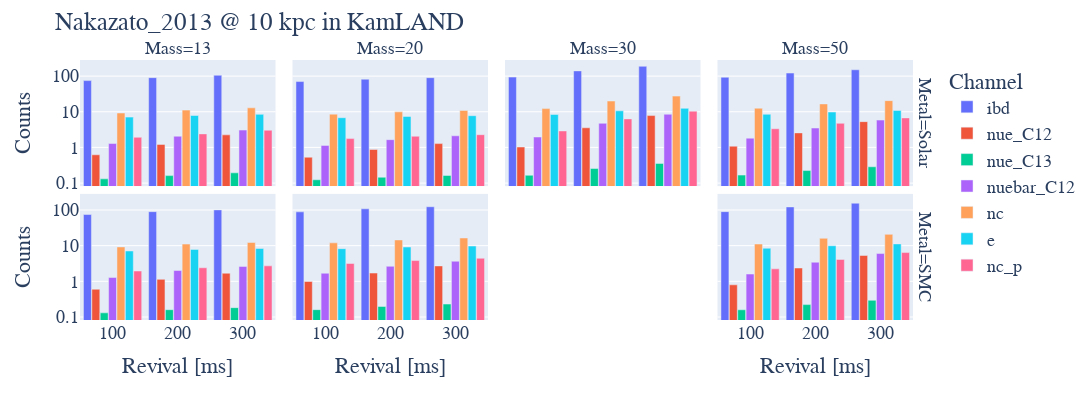

Notebook cell for this chart:
### Code cell
bars = px.bar(df, x='Revival [ms]', y='Counts', 
              color='Channel', barmode='group',
              facet_row='Metal', facet_col='Mass',
              category_orders={"Mass": ["13", "20", "30", "50"],
                               "Metal": ["Solar", "SMC"]},
              log_y=True)
bars.layout.bargroupgap = 0.2
bars.layout.font = dict(size=18, family="Times New Roman")
bars.layout.bargap = 0.1
bars.layout.bargroupgap = 0.05
bars.layout.width = 1100
bars.layout.height = 400
bars.layout.title = f'Nakazato_2013 @ 10 kpc in KamLAND'
bars

### Figure 1 — Plotly figure (JSON) as saved in the notebook; plotly's stock layout.template omitted (floating-point values rounded to 4 significant figures)
{"data": [{"alignmentgroup": "True", "hovertemplate": "Channel=ibd<br>Metal=Solar<br>Mass=13<br>Revival [ms]=%{x}<br>Counts=%{y}<extra></extra>", "legendgroup": "ibd", "marker": {"color": "#636efa", "pattern": {"shape": ""}}, "name": "ibd", "offsetgroup": "ibd", "orientation": "v", "showlegend": true, "textposition": "auto", "type": "bar", "x": ["100", "200", "300"], "xaxis": "x5", "y": [74.87, 90.62, 105.6], "yaxis": "y5"}, {"alignmentgroup": "True", "hovertemplate": "Channel=ibd<br>Metal=Solar<br>Mass=20<br>Revival [ms]=%{x}<br>Counts=%{y}<extra></extra>", "legendgroup": "ibd", "marker": {"color": "#636efa", "pattern": {"shape": ""}}, "name": "ibd", "offsetgroup": "ibd", "orientation": "v", "showlegend": false, "textposition": "auto", "type": "bar", "x": ["100", "200", "300"], "xaxis": "x6", "y": [70.37, 81.93, 90.4], "yaxis": "y6"}, {"alignmentgroup": "True", "hovertemplate": "Channel=ibd<br>Metal=Solar<br>Mass=30<br>Revival [ms]=%{x}<br>Counts=%{y}<extra></extra>", "legendgroup": "ibd", "marker": {"color": "#636efa", "pattern": {"shape": ""}}, "name": "ibd", "offsetgroup": "ibd", "orientation": "v", "showlegend": false, "textposition": "auto", "type": "bar", "x": ["100", "200", "300"], "xaxis": "x7", "y": [93.94, 140.2, 188.5], "yaxis": "y7"}, {"alignmentgroup": "True", "hovertemplate": "Channel=ibd<br>Metal=Solar<br>Mass=50<br>Revival [ms]=%{x}<br>Counts=%{y}<extra></extra>", "legendgroup": "ibd", "marker": {"color": "#636efa", "pattern": {"shape": ""}}, "name": "ibd", "offsetgroup": "ibd", "orientation": "v", "showlegend": false, "textposition": "auto", "type": "bar", "x": ["100", "200", "300"], "xaxis": "x8", "y": [93.0, 121.8, 150.7], "yaxis": "y8"}, {"alignmentgroup": "True", "hovertemplate": "Channel=ibd<br>Metal=SMC<br>Mass=13<br>Revival [ms]=%{x}<br>Counts=%{y}<extra></extra>", "legendgroup": "ibd", "marker": {"color": "#636efa", "pattern": {"shape": ""}}, "name": "ibd", "offsetgroup": "ibd", "orientation": "v", "showlegend": false, "textposition": "auto", "type": "bar", "x": ["100", "200", "300"], "xaxis": "x", "y": [74.73, 89.99, 100.8], "yaxis": "y"}, {"alignmentgroup": "True", "hovertemplate": "Channel=ibd<br>Metal=SMC<br>Mass=20<br>Revival [ms]=%{x}<br>Counts=%{y}<extra></extra>", "legendgroup": "ibd", "marker": {"color": "#636efa", "pattern": {"shape": ""}}, "name": "ibd", "offsetgroup": "ibd", "orientation": "v", "showlegend": false, "textposition": "auto", "type": "bar", "x": ["100", "200", "300"], "xaxis": "x2", "y": [88.85, 108.1, 123.6], "yaxis": "y2"}, {"alignmentgroup": "True", "hovertemplate": "Channel=ibd<br>Metal=SMC<br>Mass=50<br>Revival [ms]=%{x}<br>Counts=%{y}<extra></extra>", "legendgroup": "ibd", "marker": {"color": "#636efa", "pattern": {"shape": ""}}, "name": "ibd", "offsetgroup": "ibd", "orientation": "v", "showlegend": false, "textposition": "auto", "type": "bar", "x": ["100", "200", "300"], "xaxis": "x4", "y": [90.12, 122.2, 155.4], "yaxis": "y4"}, {"alignmentgroup": "True", "hovertemplate": "Channel=nue_C12<br>Metal=Solar<br>Mass=13<br>Revival [ms]=%{x}<br>Counts=%{y}<extra></extra>", "legendgroup": "nue_C12", "marker": {"color": "#EF553B", "pattern": {"shape": ""}}, "name": "nue_C12", "offsetgroup": "nue_C12", "orientation": "v", "showlegend": true, "textposition": "auto", "type": "bar", "x": ["100", "200", "300"], "xaxis": "x5", "y": [0.6215, 1.214, 2.251], "yaxis": "y5"}, {"alignmentgroup": "True", "hovertemplate": "Channel=nue_C12<br>Metal=Solar<br>Mass=20<br>Revival [ms]=%{x}<br>Counts=%{y}<extra></extra>", "legendgroup": "nue_C12", "marker": {"color": "#EF553B", "pattern": {"shape": ""}}, "name": "nue_C12", "offsetgroup": "nue_C12", "orientation": "v", "showlegend": false, "textposition": "auto", "type": "bar", "x": ["100", "200", "300"], "xaxis": "x6", "y": [0.5311, 0.8771, 1.28], "yaxis": "y6"}, {"alignmentgroup": "True", "hovertemplate": "Channel=nue_C12<br>Metal=Solar<br>Mass=30<br>Revival [ms]=%{x}<br>Counts=%{y}<extra></extra>", "legendgroup": "nue_C12", "marker": {"color": "#EF553B", "pattern": {"shape": ""}}, "name": "nue_C12", "offsetgroup": "nue_C12", "orientation": "v", "showlegend": false, "textposition": "auto", "type": "bar", "x": ["100", "200", "300"], "xaxis": "x7", "y": [1.027, 3.553, 7.827], "yaxis": "y7"}, {"alignmentgroup": "True", "hovertemplate": "Channel=nue_C12<br>Metal=Solar<br>Mass=50<br>Revival [ms]=%{x}<br>Counts=%{y}<extra></extra>", "legendgroup": "nue_C12", "marker": {"color": "#EF553B", "pattern": {"shape": ""}}, "name": "nue_C12", "offsetgroup": "nue_C12", "orientation": "v", "showlegend": false, "textposition": "auto", "type": "bar", "x": ["100", "200", "300"], "xaxis": "x8", "y": [1.084, 2.555, 5.29], "yaxis": "y8"}, {"alignmentgroup": "True", "hovertemplate": "Channel=nue_C12<br>Metal=SMC<br>Mass=13<br>Revival [ms]=%{x}<br>Counts=%{y}<extra></extra>", "legendgroup": "nue_C12", "marker": {"color": "#EF553B", "pattern": {"shape": ""}}, "name": "nue_C12", "offsetgroup": "nue_C12", "orientation": "v", "showlegend": false, "textposition": "auto", "type": "bar", "x": ["100", "200", "300"], "xaxis": "x", "y": [0.5998, 1.134, 1.688], "yaxis": "y"}, {"alignmentgroup": "True", "hovertemplate": "Channel=nue_C12<br>Metal=SMC<br>Mass=20<br>Revival [ms]=%{x}<br>Counts=%{y}<extra></extra>", "legendgroup": "nue_C12", "marker": {"color": "#EF553B", "pattern": {"shape": ""}}, "name": "nue_C12", "offsetgroup": "nue_C12", "orientation": "v", "showlegend": false, "textposition": "auto", "type": "bar", "x": ["100", "200", "300"], "xaxis": "x2", "y": [0.9899, 1.705, 2.704], "yaxis": "y2"}, {"alignmentgroup": "True", "hovertemplate": "Channel=nue_C12<br>Metal=SMC<br>Mass=50<br>Revival [ms]=%{x}<br>Counts=%{y}<extra></extra>", "legendgroup": "nue_C12", "marker": {"color": "#EF553B", "pattern": {"shape": ""}}, "name": "nue_C12", "offsetgroup": "nue_C12", "orientation": "v", "showlegend": false, "textposition": "auto", "type": "bar", "x": ["100", "200", "300"], "xaxis": "x4", "y": [0.7981, 2.362, 5.311], "yaxis": "y4"}, {"alignmentgroup": "True", "hovertemplate": "Channel=nue_C13<br>Metal=Solar<br>Mass=13<br>Revival [ms]=%{x}<br>Counts=%{y}<extra></extra>", "legendgroup": "nue_C13", "marker": {"color": "#00cc96", "pattern": {"shape": ""}}, "name": "nue_C13", "offsetgroup": "nue_C13", "orientation": "v", "showlegend": true, "textposition": "auto", "type": "bar", "x": ["100", "200", "300"], "xaxis": "x5", "y": [0.1312, 0.162, 0.1939], "yaxis": "y5"}, {"alignmentgroup": "True", "hovertemplate": "Channel=nue_C13<br>Metal=Solar<br>Mass=20<br>Revival [ms]=%{x}<br>Counts=%{y}<extra></extra>", "legendgroup": "nue_C13", "marker": {"color": "#00cc96", "pattern": {"shape": ""}}, "name": "nue_C13", "offsetgroup": "nue_C13", "orientation": "v", "showlegend": false, "textposition": "auto", "type": "bar", "x": ["100", "200", "300"], "xaxis": "x6", "y": [0.1236, 0.1458, 0.1635], "yaxis": "y6"}, {"alignmentgroup": "True", "hovertemplate": "Channel=nue_C13<br>Metal=Solar<br>Mass=30<br>Revival [ms]=%{x}<br>Counts=%{y}<extra></extra>", "legendgroup": "nue_C13", "marker": {"color": "#00cc96", "pattern": {"shape": ""}}, "name": "nue_C13", "offsetgroup": "nue_C13", "orientation": "v", "showlegend": false, "textposition": "auto", "type": "bar", "x": ["100", "200", "300"], "xaxis": "x7", "y": [0.1654, 0.2556, 0.3567], "yaxis": "y7"}, {"alignmentgroup": "True", "hovertemplate": "Channel=nue_C13<br>Metal=Solar<br>Mass=50<br>Revival [ms]=%{x}<br>Counts=%{y}<extra></extra>", "legendgroup": "nue_C13", "marker": {"color": "#00cc96", "pattern": {"shape": ""}}, "name": "nue_C13", "offsetgroup": "nue_C13", "orientation": "v", "showlegend": false, "textposition": "auto", "type": "bar", "x": ["100", "200", "300"], "xaxis": "x8", "y": [0.1674, 0.2244, 0.2865], "yaxis": "y8"}, {"alignmentgroup": "True", "hovertemplate": "Channel=nue_C13<br>Metal=SMC<br>Mass=13<br>Revival [ms]=%{x}<br>Counts=%{y}<extra></extra>", "legendgroup": "nue_C13", "marker": {"color": "#00cc96", "pattern": {"shape": ""}}, "name": "nue_C13", "offsetgroup": "nue_C13", "orientation": "v", "showlegend": false, "textposition": "auto", "type": "bar", "x": ["100", "200", "300"], "xaxis": "x", "y": [0.1306, 0.1601, 0.1826], "yaxis": "y"}, {"alignmentgroup": "True", "hovertemplate": "Channel=nue_C13<br>Metal=SMC<br>Mass=20<br>Revival [ms]=%{x}<br>Counts=%{y}<extra></extra>", "legendgroup": "nue_C13", "marker": {"color": "#00cc96", "pattern": {"shape": ""}}, "name": "nue_C13", "offsetgroup": "nue_C13", "orientation": "v", "showlegend": false, "textposition": "auto", "type": "bar", "x": ["100", "200", "300"], "xaxis": "x2", "y": [0.1604, 0.1974, 0.2303], "yaxis": "y2"}, {"alignmentgroup": "True", "hovertemplate": "Channel=nue_C13<br>Metal=SMC<br>Mass=50<br>Revival [ms]=%{x}<br>Counts=%{y}<extra></extra>", "legendgroup": "nue_C13", "marker": {"color": "#00cc96", "pattern": {"shape": ""}}, "name": "nue_C13", "offsetgroup": "nue_C13", "orientation": "v", "showlegend": false, "textposition": "auto", "type": "bar", "x": ["100", "200", "300"], "xaxis": "x4", "y": [0.1591, 0.2222, 0.2934], "yaxis": "y4"}, {"alignmentgroup": "True", "hovertemplate": "Channel=nuebar_C12<br>Metal=Solar<br>Mass=13<br>Revival [ms]=%{x}<br>Counts=%{y}<extra></extra>", "legendgroup": "nuebar_C12", "marker": {"color": "#ab63fa", "pattern": {"shape": ""}}, "name": "nuebar_C12", "offsetgroup": "nuebar_C12", "orientation": "v", "showlegend": true, "textposition": "auto", "type": "bar", "x": ["100", "200", "300"], "xaxis": "x5", "y": [1.286, 2.062, 3.064], "yaxis": "y5"}, {"alignmentgroup": "True", "hovertemplate": "Channel=nuebar_C12<br>Metal=Solar<br>Mass=20<br>Revival [ms]=%{x}<br>Counts=%{y}<extra></extra>", "legendgroup": "nuebar_C12", "marker": {"color": "#ab63fa", "pattern": {"shape": ""}}, "name": "nuebar_C12", "offsetgroup": "nuebar_C12", "orientation": "v", "showlegend": false, "textposition": "auto", "type": "bar", "x": ["100", "200", "300"], "xaxis": "x6", "y": [1.139, 1.653, 2.119], "yaxis": "y6"}, {"alignmentgroup": "True", "hovertemplate": "Channel=nuebar_C12<br>Metal=Solar<br>Mass=30<br>Revival [ms]=%{x}<br>Counts=%{y}<extra></extra>", "legendgroup": "nuebar_C12", "marker": {"color": "#ab63fa", "pattern": {"shape": ""}}, "name": "nuebar_C12", "offsetgroup": "nuebar_C12", "orientation": "v", "showlegend": false, "textposition": "auto", "type": "bar", "x": ["100", "200", "300"], "xaxis": "x7", "y": [1.959, 4.739, 8.514], "yaxis": "y7"}, {"alignmentgroup": "True", "hovertemplate": "Channel=nuebar_C12<br>Metal=Solar<br>Mass=50<br>Revival [ms]=%{x}<br>Counts=%{y}<extra></extra>", "legendgroup": "nuebar_C12", "marker": {"color": "#ab63fa", "pattern": {"shape": ""}}, "name": "nuebar_C12", "offsetgroup": "nuebar_C12", "orientation": "v", "showlegend": false, "textposition": "auto", "type": "bar", "x": ["100", "200", "300"], "xaxis": "x8", "y": [1.817, 3.494, 5.846], "yaxis": "y8"}, {"alignmentgroup": "True", "hovertemplate": "Channel=nuebar_C12<br>Metal=SMC<br>Mass=13<br>Revival [ms]=%{x}<br>Counts=%{y}<extra></extra>", "legendgroup": "nuebar_C12", "marker": {"color": "#ab63fa", "pattern": {"shape": ""}}, "name": "nuebar_C12", "offsetgroup": "nuebar_C12", "orientation": "v", "showlegend": false, "textposition": "auto", "type": "bar", "x": ["100", "200", "300"], "xaxis": "x", "y": [1.278, 2.008, 2.625], "yaxis": "y"}, {"alignmentgroup": "True", "hovertemplate": "Channel=nuebar_C12<br>Metal=SMC<br>Mass=20<br>Revival [ms]=%{x}<br>Counts=%{y}<extra></extra>", "legendgroup": "nuebar_C12", "marker": {"color": "#ab63fa", "pattern": {"shape": ""}}, "name": "nuebar_C12", "offsetgroup": "nuebar_C12", "orientation": "v", "showlegend": false, "textposition": "auto", "type": "bar", "x": ["100", "200", "300"], "xaxis": "x2", "y": [1.684, 2.641, 3.662], "yaxis": "y2"}, {"alignmentgroup": "True", "hovertemplate": "Channel=nuebar_C12<br>Metal=SMC<br>Mass=50<br>Revival [ms]=%{x}<br>Counts=%{y}<extra></extra>", "legendgroup": "nuebar_C12", "marker": {"color": "#ab63fa", "pattern": {"shape": ""}}, "name": "nuebar_C12", "offsetgroup": "nuebar_C12", "orientation": "v", "showlegend": false, "textposition": "auto", "type": "bar", "x": ["100", "200", "300"], "xaxis": "x4", "y": [1.601, 3.435, 6.007], "yaxis": "y4"}, {"alignmentgroup": "True", "hovertemplate": "Channel=nc<br>Metal=Solar<br>Mass=13<br>Revival [ms]=%{x}<br>Counts=%{y}<extra></extra>", "legendgroup": "nc", "marker": {"color": "#FFA15A", "pattern": {"shape": ""}}, "name": "nc", "offsetgroup": "nc", "orientation": "v", "showlegend": true, "textposition": "auto", "type": "bar", "x": ["100", "200", "300"], "xaxis": "x5", "y": [9.213, 11.13, 12.9], "yaxis": "y5"}, {"alignmentgroup": "True", "hovertemplate": "Channel=nc<br>Metal=Solar<br>Mass=20<br>Revival [ms]=%{x}<br>Counts=%{y}<extra></extra>", "legendgroup": "nc", "marker": {"color": "#FFA15A", "pattern": {"shape": ""}}, "name": "nc", "offsetgroup": "nc", "orientation": "v", "showlegend": false, "textposition": "auto", "type": "bar", "x": ["100", "200", "300"], "xaxis": "x6", "y": [8.577, 9.943, 10.87], "yaxis": "y6"}, {"alignmentgroup": "True", "hovertemplate": "Channel=nc<br>Metal=Solar<br>Mass=30<br>Revival [ms]=%{x}<br>Counts=%{y}<extra></extra>", "legendgroup": "nc", "marker": {"color": "#FFA15A", "pattern": {"shape": ""}}, "name": "nc", "offsetgroup": "nc", "orientation": "v", "showlegend": false, "textposition": "auto", "type": "bar", "x": ["100", "200", "300"], "xaxis": "x7", "y": [12.25, 20.01, 27.52], "yaxis": "y7"}, {"alignmentgroup": "True", "hovertemplate": "Channel=nc<br>Metal=Solar<br>Mass=50<br>Revival [ms]=%{x}<br>Counts=%{y}<extra></extra>", "legendgroup": "nc", "marker": {"color": "#FFA15A", "pattern": {"shape": ""}}, "name": "nc", "offsetgroup": "nc", "orientation": "v", "showlegend": false, "textposition": "auto", "type": "bar", "x": ["100", "200", "300"], "xaxis": "x8", "y": [12.57, 16.6, 20.54], "yaxis": "y8"}, {"alignmentgroup": "True", "hovertemplate": "Channel=nc<br>Metal=SMC<br>Mass=13<br>Revival [ms]=%{x}<br>Counts=%{y}<extra></extra>", "legendgroup": "nc", "marker": {"color": "#FFA15A", "pattern": {"shape": ""}}, "name": "nc", "offsetgroup": "nc", "orientation": "v", "showlegend": false, "textposition": "auto", "type": "bar", "x": ["100", "200", "300"], "xaxis": "x", "y": [9.212, 11.08, 12.3], "yaxis": "y"}, {"alignmentgroup": "True", "hovertemplate": "Channel=nc<br>Metal=SMC<br>Mass=20<br>Revival [ms]=%{x}<br>Counts=%{y}<extra></extra>", "legendgroup": "nc", "marker": {"color": "#FFA15A", "pattern": {"shape": ""}}, "name": "nc", "offsetgroup": "nc", "orientation": "v", "showlegend": false, "textposition": "auto", "type": "bar", "x": ["100", "200", "300"], "xaxis": "x2", "y": [11.98, 14.48, 16.43], "yaxis": "y2"}, {"alignmentgroup": "True", "hovertemplate": "Channel=nc<br>Metal=SMC<br>Mass=50<br>Revival [ms]=%{x}<br>Counts=%{y}<extra></extra>", "legendgroup": "nc", "marker": {"color": "#FFA15A", "pattern": {"shape": ""}}, "name": "nc", "offsetgroup": "nc", "orientation": "v", "showlegend": false, "textposition": "auto", "type": "bar", "x": ["100", "200", "300"], "xaxis": "x4", "y": [11.12, 16.09, 20.76], "yaxis": "y4"}, {"alignmentgroup": "True", "hovertemplate": "Channel=e<br>Metal=Solar<br>Mass=13<br>Revival [ms]=%{x}<br>Counts=%{y}<extra></extra>", "legendgroup": "e", "marker": {"color": "#19d3f3", "pattern": {"shape": ""}}, "name": "e", "offsetgroup": "e", "orientation": "v", "showlegend": true, "textposition": "auto", "type": "bar", "x": ["100", "200", "300"], "xaxis": "x5", "y": [7.086, 7.858, 8.458], "yaxis": "y5"}, {"alignmentgroup": "True", "hovertemplate": "Channel=e<br>Metal=Solar<br>Mass=20<br>Revival [ms]=%{x}<br>Counts=%{y}<extra></extra>", "legendgroup": "e", "marker": {"color": "#19d3f3", "pattern": {"shape": ""}}, "name": "e", "offsetgroup": "e", "orientation": "v", "showlegend": false, "textposition": "auto", "type": "bar", "x": ["100", "200", "300"], "xaxis": "x6", "y": [6.808, 7.397, 7.76], "yaxis": "y6"}, {"alignmentgroup": "True", "hovertemplate": "Channel=e<br>Metal=Solar<br>Mass=30<br>Revival [ms]=%{x}<br>Counts=%{y}<extra></extra>", "legendgroup": "e", "marker": {"color": "#19d3f3", "pattern": {"shape": ""}}, "name": "e", "offsetgroup": "e", "orientation": "v", "showlegend": false, "textposition": "auto", "type": "bar", "x": ["100", "200", "300"], "xaxis": "x7", "y": [8.396, 10.63, 12.49], "yaxis": "y7"}, {"alignmentgroup": "True", "hovertemplate": "Channel=e<br>Metal=Solar<br>Mass=50<br>Revival [ms]=%{x}<br>Counts=%{y}<extra></extra>", "legendgroup": "e", "marker": {"color": "#19d3f3", "pattern": {"shape": ""}}, "name": "e", "offsetgroup": "e", "orientation": "v", "showlegend": false, "textposition": "auto", "type": "bar", "x": ["100", "200", "300"], "xaxis": "x8", "y": [8.511, 9.83, 10.88], "yaxis": "y8"}, {"alignmentgroup": "True", "hovertemplate": "Channel=e<br>Metal=SMC<br>Mass=13<br>Revival [ms]=%{x}<br>Counts=%{y}<extra></extra>", "legendgroup": "e", "marker": {"color": "#19d3f3", "pattern": {"shape": ""}}, "name": "e", "offsetgroup": "e", "orientation": "v", "showlegend": false, "textposition": "auto", "type": "bar", "x": ["100", "200", "300"], "xaxis": "x", "y": [7.093, 7.853, 8.322], "yaxis": "y"}, {"alignmentgroup": "True", "hovertemplate": "Channel=e<br>Metal=SMC<br>Mass=20<br>Revival [ms]=%{x}<br>Counts=%{y}<extra></extra>", "legendgroup": "e", "marker": {"color": "#19d3f3", "pattern": {"shape": ""}}, "name": "e", "offsetgroup": "e", "orientation": "v", "showlegend": false, "textposition": "auto", "type": "bar", "x": ["100", "200", "300"], "xaxis": "x2", "y": [8.241, 9.173, 9.78], "yaxis": "y2"}, {"alignmentgroup": "True", "hovertemplate": "Channel=e<br>Metal=SMC<br>Mass=50<br>Revival [ms]=%{x}<br>Counts=%{y}<extra></extra>", "legendgroup": "e", "marker": {"color": "#19d3f3", "pattern": {"shape": ""}}, "name": "e", "offsetgroup": "e", "orientation": "v", "showlegend": false, "textposition": "auto", "type": "bar", "x": ["100", "200", "300"], "xaxis": "x4", "y": [8.46, 9.952, 11.22], "yaxis": "y4"}, {"alignmentgroup": "True", "hovertemplate": "Channel=nc_p<br>Metal=Solar<br>Mass=13<br>Revival [ms]=%{x}<br>Counts=%{y}<extra></extra>", "legendgroup": "nc_p", "marker": {"color": "#FF6692", "pattern": {"shape": ""}}, "name": "nc_p", "offsetgroup": "nc_p", "orientation": "v", "showlegend": true, "textposition": "auto", "type": "bar", "x": ["100", "200", "300"], "xaxis": "x5", "y": [1.924, 2.397, 3.031], "yaxis": "y5"}, {"alignmentgroup": "True", "hovertemplate": "Channel=nc_p<br>Metal=Solar<br>Mass=20<br>Revival [ms]=%{x}<br>Counts=%{y}<extra></extra>", "legendgroup": "nc_p", "marker": {"color": "#FF6692", "pattern": {"shape": ""}}, "name": "nc_p", "offsetgroup": "nc_p", "orientation": "v", "showlegend": false, "textposition": "auto", "type": "bar", "x": ["100", "200", "300"], "xaxis": "x6", "y": [1.769, 2.056, 2.277], "yaxis": "y6"}, {"alignmentgroup": "True", "hovertemplate": "Channel=nc_p<br>Metal=Solar<br>Mass=30<br>Revival [ms]=%{x}<br>Counts=%{y}<extra></extra>", "legendgroup": "nc_p", "marker": {"color": "#FF6692", "pattern": {"shape": ""}}, "name": "nc_p", "offsetgroup": "nc_p", "orientation": "v", "showlegend": false, "textposition": "auto", "type": "bar", "x": ["100", "200", "300"], "xaxis": "x7", "y": [2.898, 6.318, 10.4], "yaxis": "y7"}, {"alignmentgroup": "True", "hovertemplate": "Channel=nc_p<br>Metal=Solar<br>Mass=50<br>Revival [ms]=%{x}<br>Counts=%{y}<extra></extra>", "legendgroup": "nc_p", "marker": {"color": "#FF6692", "pattern": {"shape": ""}}, "name": "nc_p", "offsetgroup": "nc_p", "orientation": "v", "showlegend": false, "textposition": "auto", "type": "bar", "x": ["100", "200", "300"], "xaxis": "x8", "y": [3.336, 4.749, 6.726], "yaxis": "y8"}, {"alignmentgroup": "True", "hovertemplate": "Channel=nc_p<br>Metal=SMC<br>Mass=13<br>Revival [ms]=%{x}<br>Counts=%{y}<extra></extra>", "legendgroup": "nc_p", "marker": {"color": "#FF6692", "pattern": {"shape": ""}}, "name": "nc_p", "offsetgroup": "nc_p", "orientation": "v", "showlegend": false, "textposition": "auto", "type": "bar", "x": ["100", "200", "300"], "xaxis": "x", "y": [1.944, 2.397, 2.717], "yaxis": "y"}, {"alignmentgroup": "True", "hovertemplate": "Channel=nc_p<br>Metal=SMC<br>Mass=20<br>Revival [ms]=%{x}<br>Counts=%{y}<extra></extra>", "legendgroup": "nc_p", "marker": {"color": "#FF6692", "pattern": {"shape": ""}}, "name": "nc_p", "offsetgroup": "nc_p", "orientation": "v", "showlegend": false, "textposition": "auto", "type": "bar", "x": ["100", "200", "300"], "xaxis": "x2", "y": [3.168, 3.82, 4.431], "yaxis": "y2"}, {"alignmentgroup": "True", "hovertemplate": "Channel=nc_p<br>Metal=SMC<br>Mass=50<br>Revival [ms]=%{x}<br>Counts=%{y}<extra></extra>", "legendgroup": "nc_p", "marker": {"color": "#FF6692", "pattern": {"shape": ""}}, "name": "nc_p", "offsetgroup": "nc_p", "orientation": "v", "showlegend": false, "textposition": "auto", "type": "bar", "x": ["100", "200", "300"], "xaxis": "x4", "y": [2.238, 4.114, 6.404], "yaxis": "y4"}], "layout": {"annotations": [{"font": {}, "showarrow": false, "text": "Mass=13", "x": 0.115, "xanchor": "center", "xref": "paper", "y": 1, "yanchor": "bottom", "yref": "paper"}, {"font": {}, "showarrow": false, "text": "Mass=20", "x": 0.365, "xanchor": "center", "xref": "paper", "y": 1, "yanchor": "bottom", "yref": "paper"}, {"font": {}, "showarrow": false, "text": "Mass=30", "x": 0.615, "xanchor": "center", "xref": "paper", "y": 1, "yanchor": "bottom", "yref": "paper"}, {"font": {}, "showarrow": false, "text": "Mass=50", "x": 0.865, "xanchor": "center", "xref": "paper", "y": 1, "yanchor": "bottom", "yref": "paper"}, {"font": {}, "showarrow": false, "text": "Metal=SMC", "textangle": 90, "x": 0.98, "xanchor": "left", "xref": "paper", "y": 0.2425, "yanchor": "middle", "yref": "paper"}, {"font": {}, "showarrow": false, "text": "Metal=Solar", "textangle": 90, "x": 0.98, "xanchor": "left", "xref": "paper", "y": 0.7575, "yanchor": "middle", "yref": "paper"}], "bargap": 0.1, "bargroupgap": 0.05, "barmode": "group", "font": {"family": "Times New Roman", "size": 18}, "height": 400, "legend": {"title": {"text": "Channel"}, "tracegroupgap": 0}, "margin": {"t": 60}, "title": {"text": "Nakazato_2013 @ 10 kpc in KamLAND"}, "width": 1100, "xaxis": {"anchor": "y", "domain": [0, 0.23], "title": {"text": "Revival [ms]"}}, "xaxis2": {"anchor": "y2", "domain": [0.25, 0.48], "matches": "x", "title": {"text": "Revival [ms]"}}, "xaxis3": {"anchor": "y3", "domain": [0.5, 0.73], "matches": "x", "title": {"text": "Revival [ms]"}}, "xaxis4": {"anchor": "y4", "domain": [0.75, 0.98], "matches": "x", "title": {"text": "Revival [ms]"}}, "xaxis5": {"anchor": "y5", "domain": [0, 0.23], "matches": "x", "showticklabels": false}, "xaxis6": {"anchor": "y6", "domain": [0.25, 0.48], "matches": "x", "showticklabels": false}, "xaxis7": {"anchor": "y7", "domain": [0.5, 0.73], "matches": "x", "showticklabels": false}, "xaxis8": {"anchor": "y8", "domain": [0.75, 0.98], "matches": "x", "showticklabels": false}, "yaxis": {"anchor": "x", "domain": [0, 0.485], "title": {"text": "Counts"}, "type": "log"}, "yaxis2": {"anchor": "x2", "domain": [0, 0.485], "matches": "y", "showticklabels": false, "type": "log"}, "yaxis3": {"anchor": "x3", "domain": [0, 0.485], "matches": "y", "showticklabels": false, "type": "log"}, "yaxis4": {"anchor": "x4", "domain": [0, 0.485], "matches": "y", "showticklabels": false, "type": "log"}, "yaxis5": {"anchor": "x5", "domain": [0.515, 1], "matches": "y", "title": {"text": "Counts"}, "type": "log"}, "yaxis6": {"anchor": "x6", "domain": [0.515, 1], "matches": "y", "showticklabels": false, "type": "log"}, "yaxis7": {"anchor": "x7", "domain": [0.515, 1], "matches": "y", "showticklabels": false, "type": "log"}, "yaxis8": {"anchor": "x8", "domain": [0.515, 1], "matches": "y", "showticklabels": false, "type": "log"}}}
